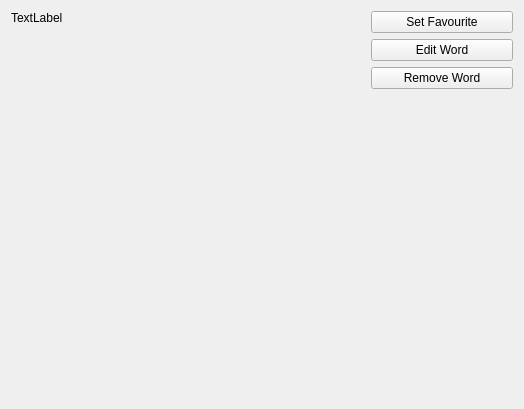
<?xml version="1.0" encoding="UTF-8"?>
<ui version="4.0">
 <class>WidgetDefinition</class>
 <widget class="QWidget" name="WidgetDefinition">
  <property name="geometry">
   <rect>
    <x>0</x>
    <y>0</y>
    <width>524</width>
    <height>409</height>
   </rect>
  </property>
  <property name="windowTitle">
   <string>Form</string>
  </property>
  <layout class="QHBoxLayout" name="horizontalLayout_2">
   <item>
    <layout class="QHBoxLayout" name="horizontalLayoutDefinition" stretch="10,4">
     <item>
      <widget class="QLabel" name="labelDefinition">
       <property name="text">
        <string>TextLabel</string>
       </property>
       <property name="alignment">
        <set>Qt::AlignLeading|Qt::AlignLeft|Qt::AlignTop</set>
       </property>
       <property name="wordWrap">
        <bool>true</bool>
       </property>
      </widget>
     </item>
     <item>
      <layout class="QVBoxLayout" name="verticalLayout">
       <item>
        <widget class="QPushButton" name="pushButtonSetFavourite">
         <property name="text">
          <string>Set Favourite</string>
         </property>
        </widget>
       </item>
       <item>
        <widget class="QPushButton" name="pushButtonEditWord">
         <property name="text">
          <string>Edit Word</string>
         </property>
        </widget>
       </item>
       <item>
        <widget class="QPushButton" name="pushButtonRemoveWord">
         <property name="text">
          <string>Remove Word</string>
         </property>
        </widget>
       </item>
       <item>
        <spacer name="verticalSpacer">
         <property name="orientation">
          <enum>Qt::Vertical</enum>
         </property>
         <property name="sizeHint" stdset="0">
          <size>
           <width>20</width>
           <height>40</height>
          </size>
         </property>
        </spacer>
       </item>
      </layout>
     </item>
    </layout>
   </item>
  </layout>
 </widget>
 <resources/>
 <connections/>
</ui>
